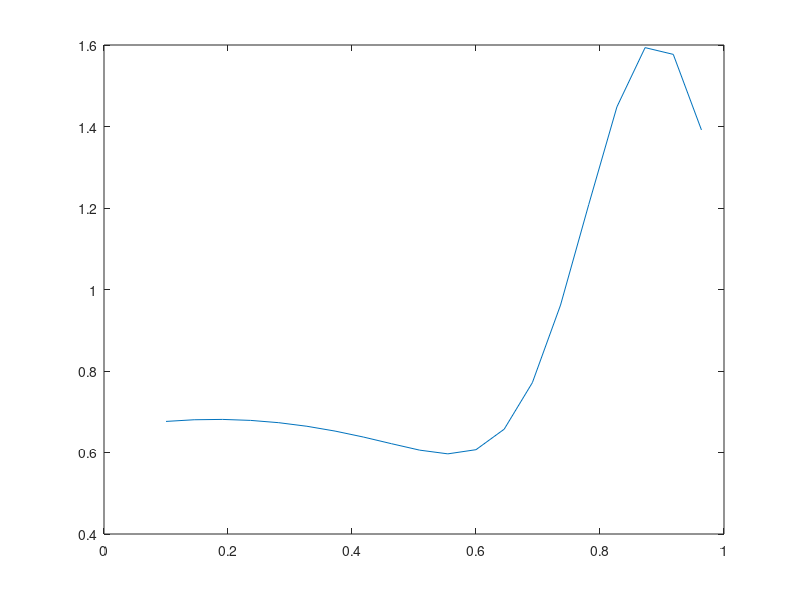

MATLAB code to generate this figure:
clc;
clear; 
close all;
x = [0.1:1/22:1]; %įėjimas iš 20 skaičių, vektorius X
yOut = (1 + 0.6 * sin(2*pi*x/0.7)) + 0.3 * sin(2*pi*x) / 2; %vienas išėjimas 
plot(x,yOut); 

% generate random initial values of w1, w2 and b
w1 = randn(1);
w2 = randn(1);
b = randn(1);

%is akies parinkti duomenis pagal duota signala
c1 = 0.18;
c2 = 0.9;
r1 = 0.8;
r2 = 0.12;

n = 0.5; %error zingsnis

for mokymas = 1:1000
    for taskasNr = 1:20
        y = (exp(-(x(taskasNr)-c1).^2/(2*r1.^2)))*w1+(exp(-(x(taskasNr)-c2).^2/(2*r2.^2)))*w2+b;
        error = yOut(taskasNr)-y;
        b = b+n*error;
        w1 = w1+n*error*(exp(-(x(taskasNr)-c1).^2/(2*r1.^2)));
        w2 = w2+n*error*(exp(-(x(taskasNr)-c2).^2/(2*r2.^2)));
    end
    mokymas = mokymas+1;
end

yFinal = (exp(-(x-c1).^2/(2*r1.^2)))*w1+(exp(-(x-c2).^2/(2*r2.^2)))*w2+b;

plot(x,yFinal)
